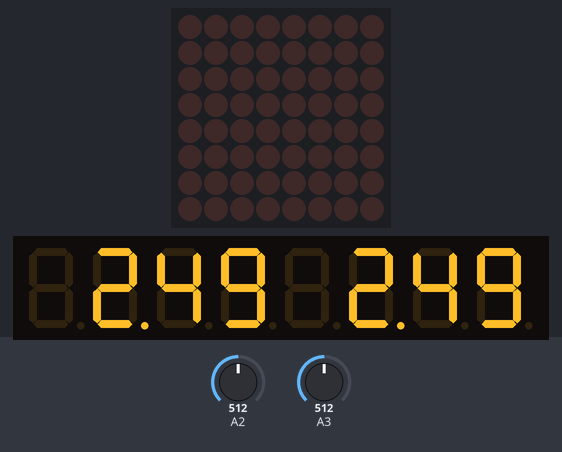
Bench run of a sketch on a simulated Arduino Uno, built with avr-gcc and run on an emulated ATmega328P. On the bench: 8×8 LED matrix, 8-digit seven-segment display. The inputs (shaded band) are chosen by the test bench; at power-on: A2 = 512, A3 = 512.

Above: at 2.3 s.
2.4 s: A2 set to 490
At 3.8 s:
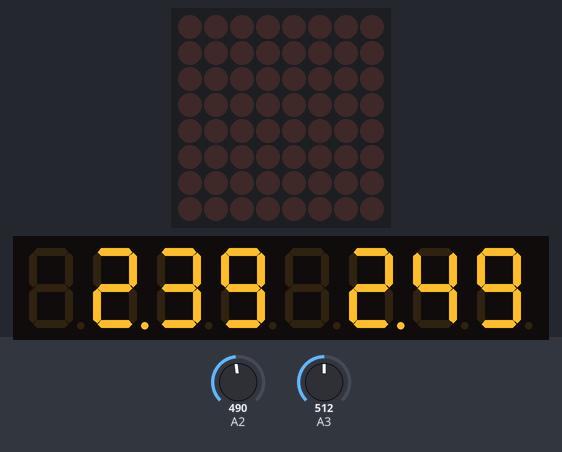
4.1 s: A3 set to 490
At 5.2 s:
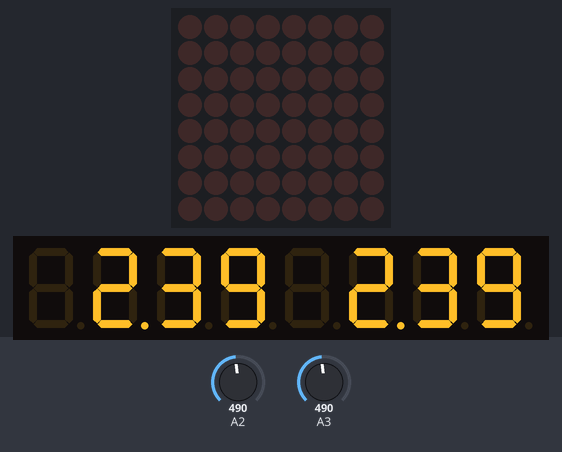
5.6 s: A2 set to 510
At 6.5 s:
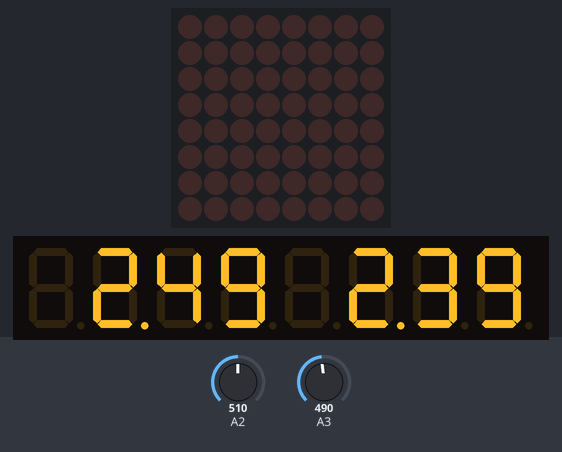
7.1 s: A3 set to 306
At 7.7 s:
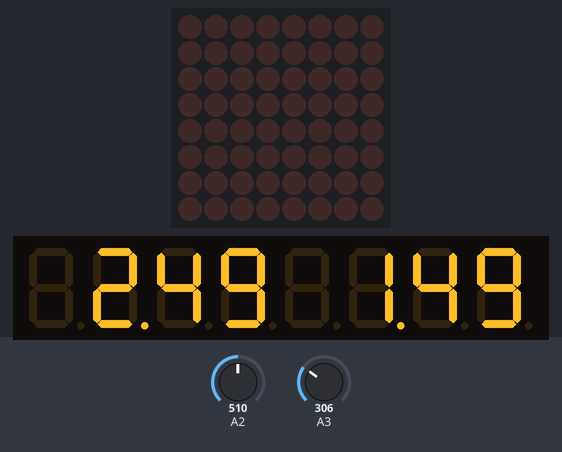
8.6 s: A3 set to 122
At 8.9 s:
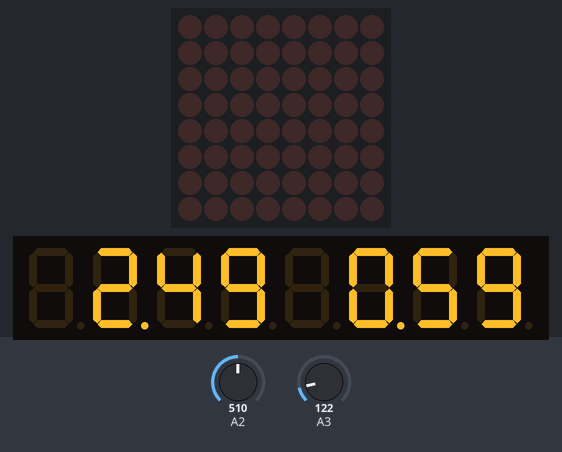
10.1 s: A2 set to 306
At 11.4 s:
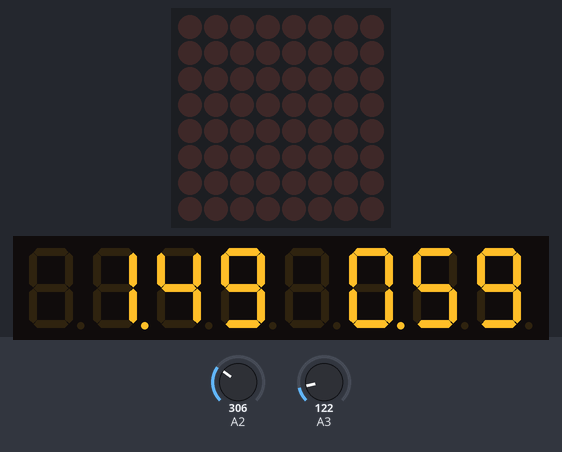
Timing chart, 0 to 13.1 s (numbered marks = the images above; inputs shaded):
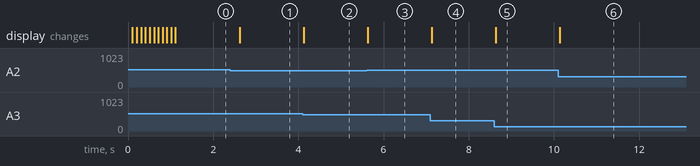

Measured:
- after the input at 2.4 s, the display: changes after 0.22 s (image 1)
- after the input at 4.1 s, the display: changes at once (image 2)
- after the input at 5.6 s, the display: changes at once (image 3)
- after the input at 7.1 s, the display: changes at once (image 4)
- after the input at 8.6 s, the display: changes at once (image 5)
- after the input at 10.1 s, the display: changes at once (image 6)

The sketch:

max7219_analog_values.ino
```cpp
/*
 * Test cu afisaj cu 7 segmente controlat de MAX7219
 *
 * https://ro.onetransistor.eu/2020/07/afisare-valori-numerice-max7219.html
 *
 */

#include "LedControl.h"

LedControl lc = LedControl(12, 11, 10, 1);

unsigned long dispUpdate = 0;
unsigned long testUpdate = 10000;

void startUp() {
  lc.setColumn(0, 1, 0xFF);
  delay(100);
  lc.setColumn(0, 2, 0xFF);
  delay(100);
  lc.setColumn(0, 3, 0xFF);
  delay(100);
  lc.setColumn(0, 4, 0xFF);
  delay(100);
  lc.setColumn(0, 5, 0xFF);
  delay(100);
  lc.setColumn(0, 6, 0xFF);
  delay(100);
  lc.setColumn(0, 7, 0xFF);
  delay(100);
  lc.setRow(0, 7, 0x00);
  lc.setRow(0, 0, 0x00);
  delay(100);
  lc.setRow(0, 6, 0x00);
  lc.setRow(0, 1, 0x00);
  delay(100);
  lc.setRow(0, 5, 0x00);
  lc.setRow(0, 2, 0x00);
  delay(100);
  lc.setRow(0, 4, 0x00);
  lc.setRow(0, 3, 0x00);
  delay(100);
}


void setup() {
  lc.shutdown(0, false);
  lc.setIntensity(0, 8);
  lc.clearDisplay(0);

  pinMode(A2, INPUT);
  pinMode(A3, INPUT);

  startUp();

  // numerotare segmente
  //segmentBit();
  //delay(60000);
}

void readVoltage() {
  int av = analogRead(A2) / 2.048;

  byte d;

  d = av % 10;
  lc.setDigit(0, 4, d, false);

  av /= 10;
  d = av % 10;
  lc.setDigit(0, 5, d, false);

  av /= 10;
  d = av % 10;
  lc.setDigit(0, 6, d, true);

  av /= 10;
  d = av % 10;
  if (av != 0) lc.setDigit(0, 7, d, false);
  else lc.setChar(0, 7, ' ', false);
}

void readCurrent() {
  int av = analogRead(A3) / 2.048;

  byte d;

  d = av % 10;
  lc.setDigit(0, 0, d, false);

  av /= 10;
  d = av % 10;
  lc.setDigit(0, 1, d, false);

  av /= 10;
  d = av % 10;
  lc.setDigit(0, 2, d, true);

  av /= 10;
  d = av % 10;
  if (av != 0) lc.setDigit(0, 3, d, false);
  else lc.setChar(0, 3, ' ', false);
}

void segmentBit() {
  lc.clearDisplay(0);
  lc.setRow(0, 7, 0x01); // B00000001
  lc.setRow(0, 6, 0x02); // B00000010
  lc.setRow(0, 5, 0x04); // B00000100
  lc.setRow(0, 4, 0x08); // B00001000
  lc.setRow(0, 3, 0x10); // B00010000
  lc.setRow(0, 2, 0x20); // B00100000
  lc.setRow(0, 1, 0x40); // B01000000
  lc.setRow(0, 0, 0x80); // B10000000
}

void displayError() {
  lc.clearDisplay(0);
  lc.setRow(0, 7, 0x4F);
  lc.setRow(0, 6, 0x05);
  lc.setRow(0, 5, 0x85);
  lc.setRow(0, 4, 0x00);
  lc.setRow(0, 3, 0x37);
  lc.setRow(0, 2, 0x4F);
  lc.setRow(0, 1, 0x77);
  lc.setRow(0, 0, 0x0F);
}

void loop() {
  unsigned long current = millis();

  // TEST: o data la 10 secunde apare mesajul de eroare
  if (testUpdate + 10000 < current) {
    displayError();
    testUpdate = current;
    dispUpdate = testUpdate + 3000; // blocheaza pentru 3 secunde afisarea valorilor numerice
  }

  // La fiecare 0,5 secunde se afiseaza valorile analogice
  if (dispUpdate + 500 < current) {
    readVoltage();
    readCurrent();
    dispUpdate = current;
  }
}
```
